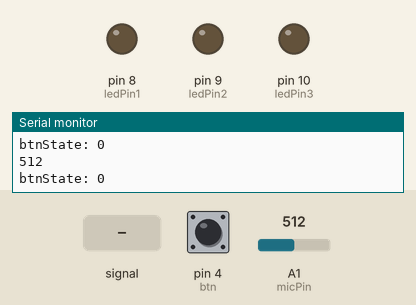
This sketch was run on a simulated Arduino Uno, built with avr-gcc and run on an emulated ATmega328P. On the bench: output pins drawn as LEDs (lit = HIGH), the last lines printed to the serial monitor. Dashed ring = blinking. The inputs (shaded band) are chosen by the test bench; at power-on: A1 (micPin) = 512, pin 4 (btn) LOW. No radio packets arrive unless stated.

Above: at 1.2 s.
1.3 s: A1 (micPin) fed a 200 Hz sine of ±81 counts around its level
At 1.98 s:
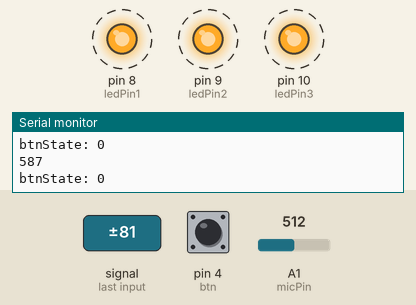
4.3 s: A1 (micPin) set to 545
At 5.2 s:
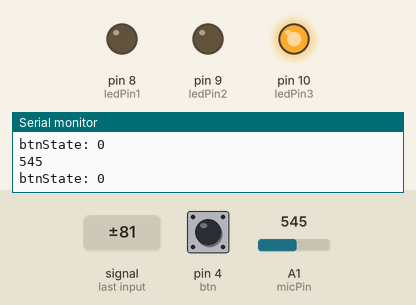
5.8 s: pin 4 (btn) pulled HIGH for 1 s
At 6.36 s:
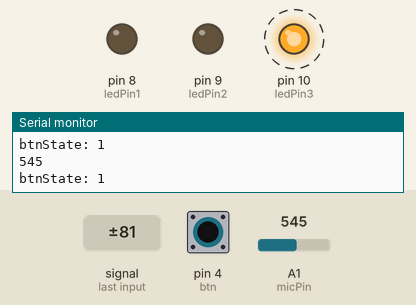
8.8 s: pin 4 (btn) pulled HIGH for 3.2 s
At 13.2 s:
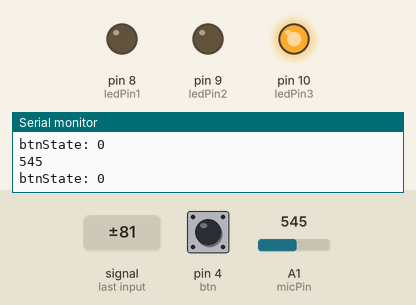
13.5 s: A1 (micPin) set to 518
At 14.1 s:
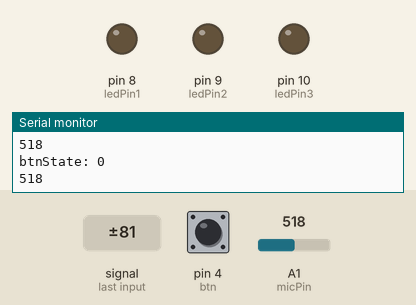
Timing chart, 0 to 16.5 s (numbered marks = the images above; inputs shaded):
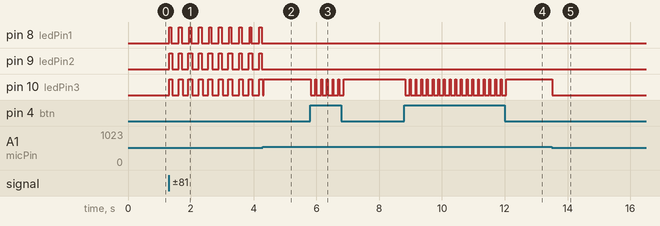

The sketch:

final_light.ino
```cpp
//Microphone sensor sketch
//connect the pins and tell the arduino about them:

// Include RadioHead Amplitude Shift Keying Library
#include <RH_ASK.h>
// Include dependant SPI Library
#include <SPI.h>

// Create Amplitude Shift Keying Object
RH_ASK rf_driver;
const int ledPin1 =8 ;
const int ledPin2 = 9;
const int ledPin3 =10 ;
const int micPin = A1; //setup pin for input from the sensor
const int btn = 4 ;
int micState; //declare a variable for microphone Analog Read
int amplitude; //difference between microphone reading and baseline
int btnState;
void setup() {
  //set LED pins as outputs
  pinMode(ledPin1,OUTPUT);
  pinMode(ledPin2,OUTPUT);
  pinMode(ledPin3,OUTPUT);
  pinMode(micPin,INPUT);
  pinMode(btn,INPUT);
  Serial.begin(9600);
  // Initialize ASK Object
  rf_driver.init();
}

void loop() {
  digitalWrite(ledPin1,LOW);
  digitalWrite(ledPin2,LOW);
  digitalWrite(ledPin3,LOW);
  micState=analogRead(micPin);
  amplitude = abs(micState);
  Serial.println(amplitude);
  btnState = digitalRead(btn);
  Serial.print("btnState: ");
  Serial.println(btnState);

  if(btnState==1){
    const char *msg = "help";
    int counter =0;
    while(counter<1){
        rf_driver.send((uint8_t *)msg, strlen(msg));
        rf_driver.waitPacketSent();
        delay(90);
        counter++;
      }
    }

  if(amplitude>570){
    //turn all LEDs on
    digitalWrite(ledPin1,HIGH);
    digitalWrite(ledPin2,HIGH);
    digitalWrite(ledPin3,HIGH);

    // delay(800);
  } else if (amplitude>550){
     digitalWrite(ledPin2,HIGH);
     digitalWrite(ledPin3,HIGH);

    //  delay(800);

  } else if(amplitude>535){
         digitalWrite(ledPin3,HIGH);

        //  delay(800);

  } else if(amplitude<=535) {
      digitalWrite(ledPin1,LOW);
      digitalWrite(ledPin2,LOW);
      digitalWrite(ledPin3,LOW);

  }
  delay(30);
}
```

Measured:
- the behaviour switches between 536 and 535 on A1 (micPin) (found by bisection; images 4 and 5)
- after the input at 1.3 s, pin 8 (ledPin1): alternates HIGH for 0.08 s and LOW for 0.24 s, starting at once; pin 9 (ledPin2): alternates HIGH for 0.09 s and LOW for 0.21 s, starting at once; pin 10 (ledPin3): alternates HIGH for 0.12 s and LOW for 0.21 s, starting at once
- after the input at 4.3 s, pin 8 (ledPin1), pin 9 (ledPin2): stops changing and stays LOW
- after the input at 5.8 s, pin 10 (ledPin3): alternates HIGH for 0.03 s and LOW for 0.15 s, 12 changes in all, then stays HIGH, starting at once
- after the input at 8.8 s, pin 10 (ledPin3): alternates HIGH for 0.03 s and LOW for 0.15 s, 36 changes in all, then stays HIGH, starting at once
- after the input at 13.5 s, pin 10 (ledPin3): HIGH → LOW at once
